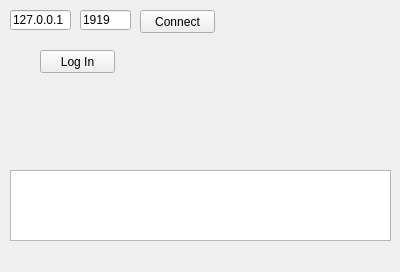
<?xml version="1.0" encoding="UTF-8"?>
<ui version="4.0">
 <class>Client</class>
 <widget class="QMainWindow" name="Client">
  <property name="geometry">
   <rect>
    <x>0</x>
    <y>0</y>
    <width>400</width>
    <height>272</height>
   </rect>
  </property>
  <property name="windowTitle">
   <string>Client</string>
  </property>
  <widget class="QWidget" name="centralWidget">
   <widget class="QPushButton" name="buttonConnect">
    <property name="geometry">
     <rect>
      <x>140</x>
      <y>10</y>
      <width>75</width>
      <height>23</height>
     </rect>
    </property>
    <property name="text">
     <string>Connect</string>
    </property>
   </widget>
   <widget class="QLineEdit" name="textIP">
    <property name="geometry">
     <rect>
      <x>10</x>
      <y>10</y>
      <width>61</width>
      <height>20</height>
     </rect>
    </property>
    <property name="text">
     <string>127.0.0.1</string>
    </property>
   </widget>
   <widget class="QLineEdit" name="textPort">
    <property name="geometry">
     <rect>
      <x>80</x>
      <y>10</y>
      <width>51</width>
      <height>20</height>
     </rect>
    </property>
    <property name="text">
     <string>1919</string>
    </property>
   </widget>
   <widget class="QTextBrowser" name="textClientLog">
    <property name="geometry">
     <rect>
      <x>10</x>
      <y>170</y>
      <width>381</width>
      <height>71</height>
     </rect>
    </property>
   </widget>
   <widget class="QPushButton" name="buttonLogIn">
    <property name="geometry">
     <rect>
      <x>40</x>
      <y>50</y>
      <width>75</width>
      <height>23</height>
     </rect>
    </property>
    <property name="text">
     <string>Log In</string>
    </property>
   </widget>
  </widget>
  <widget class="QMenuBar" name="menuBar">
   <property name="geometry">
    <rect>
     <x>0</x>
     <y>0</y>
     <width>400</width>
     <height>21</height>
    </rect>
   </property>
  </widget>
 </widget>
 <layoutdefault spacing="6" margin="11"/>
 <resources/>
 <connections/>
</ui>
